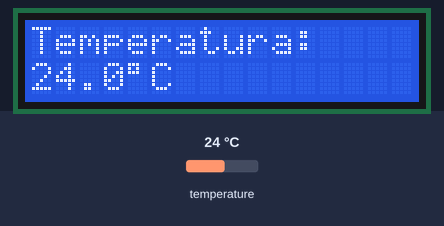
The sketch below on a simulated ESP32. On the bench: 16×2 character LCD. Inputs (shaded band) come from the test bench; at power-on: temperature 24 °C. WiFi joins after 1.5 s; servers stay silent unless stated; what the sketch prints to the serial monitor is not drawn.

Above: at 3.2 s.
3.3 s: temperature set to 12 °C
At 5.0 s:
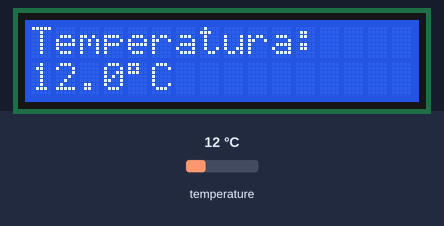
5.9 s: temperature set to 19 °C
At 7.1 s:
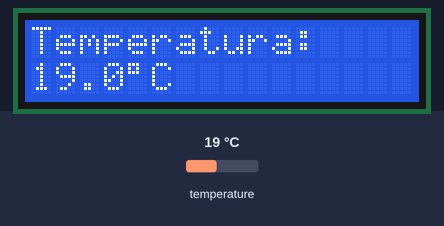
8.3 s: temperature set to 28 °C
At 11.2 s:
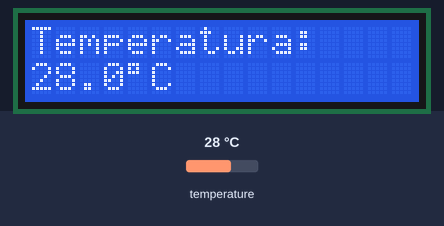
Timing chart, 0 to 12.7 s (numbered marks = the images above; inputs shaded):
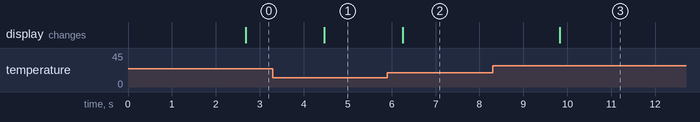

Measured:
- after the input at 3.3 s, the display: changes after 1.2 s (image 1)
- after the input at 5.9 s, the display: changes after 0.36 s (image 2)
- after the input at 8.3 s, the display: changes after 1.5 s (image 3)

The sketch:

SMT_WiFi_Cap8.ino
```cpp
/*
   Sistema de Monitoreo de Temperatura WiFi
   Capítulo 8
   ESP32 + Blynk
*/

//====================================================
// NUEVO — BLYNK
//====================================================

#define BLYNK_TEMPLATE_ID "TU_TEMPLATE_ID"
#define BLYNK_TEMPLATE_NAME "Monitor de Temperatura"
#define BLYNK_AUTH_TOKEN "TU_AUTH_TOKEN"

#include <BlynkSimpleEsp32.h>

//====================================================
// LIBRERÍAS
//====================================================

#include <Wire.h>
#include <LiquidCrystal_I2C.h>
#include <OneWire.h>
#include <DallasTemperature.h>
#include <WiFi.h>

// Librería para crear un servidor web.
#include <WebServer.h>

//====================================================
// CONFIGURACIÓN WIFI
//====================================================

const char* ssid = "TU_WIFI";
const char* password = "TU_PASSWORD";

//====================================================
// SERVIDOR WEB
//====================================================

// Creamos un servidor web utilizando el puerto 80.
WebServer servidor(80);

//====================================================
// LCD
//====================================================

LiquidCrystal_I2C lcd(0x27, 16, 2);

//====================================================
// SENSOR DS18B20
//====================================================

#define ONE_WIRE_BUS 4

OneWire oneWire(ONE_WIRE_BUS);
DallasTemperature sensores(&oneWire);

//====================================================
// VARIABLES
//====================================================

float temperatura = 0;

//====================================================
// NUEVO — VARIABLE PARA COMPARAR TEMPERATURAS
//====================================================

float ultimaTemperatura = 0;
bool primeraMedicion = true;

//====================================================
// PÁGINA WEB
//====================================================

// R"rawliteral" nos permite escribir el código HTML
// directamente dentro del programa.
const char pagina[] PROGMEM = R"rawliteral(

<!DOCTYPE html>

<html>

<head>

<meta charset="UTF-8">

<title>Monitor de Temperatura</title>

<style>

body{

font-family:Arial;
background:#f2f2f2;
text-align:center;
margin-top:60px;

}

h1{

color:#1565C0;

}

p{

font-size:24px;

}

.temperatura{

font-size:60px;
font-weight:bold;
color:#E53935;

}

</style>

</head>

<body>

<h1>Sistema de Monitoreo</h1>

<p>Temperatura actual</p>

<div class="temperatura"id="temperatura">

%TEMPERATURA%

</div>

<script>

// Esta función consulta la temperatura al ESP32.
function actualizarTemperatura() {

  fetch("/temperatura")

    .then(respuesta => respuesta.text())

    .then(dato => {

      document.getElementById("temperatura").innerHTML =
        dato + " &deg;C";

    });

}

// Ejecutamos la función cada 1000 milisegundos,
// es decir, una vez por segundo.
setInterval(actualizarTemperatura, 1000);

</script>

</body>

</html>

)rawliteral";

//====================================================
// PÁGINA PRINCIPAL
//====================================================

// Esta función será ejecutada cada vez que un
// navegador acceda a la dirección IP del ESP32.
void paginaPrincipal() {

  // Creamos una copia del HTML para poder modificar
  // el valor de la temperatura antes de enviarlo.
  String html = pagina;

  // Reemplazamos el marcador por la temperatura actual.
  html.replace("%TEMPERATURA%", String(temperatura, 1) + " &deg;C");

  // Enviamos la página al navegador.
  servidor.send(200, "text/html", html);

}

// Esta función envía solamente el valor actual
// de la temperatura al navegador.
void enviarTemperatura() {

  servidor.send(200, "text/plain", String(temperatura, 1));

}

//====================================================
// SETUP
//====================================================

void setup() {

  // Iniciamos el Monitor Serie.
  Serial.begin(115200);

  // Inicializamos el display.
  lcd.init();

  // Encendemos la retroiluminación.
  lcd.backlight();

  // Inicializamos el sensor.
  sensores.begin();

  // Escribimos el texto fijo.
  lcd.setCursor(0, 0);
  lcd.print("Temperatura:");

  //====================================================
  // CONEXIÓN WIFI
  //====================================================

  // Iniciamos la conexión a la red WiFi.
  WiFi.begin(ssid, password);

  Serial.print("Conectando");

  // Esperamos hasta que el ESP32 se conecte.
  while (WiFi.status() != WL_CONNECTED) {

    delay(500);
    Serial.print(".");

  }

  Serial.println();
  Serial.println();

  Serial.println("WiFi conectado");

  // Mostramos la dirección IP asignada.
  Serial.print("Direccion IP: ");
  Serial.println(WiFi.localIP());

  //====================================================
  // SERVIDOR WEB
  //====================================================

  // Cuando un navegador solicite la dirección "/"
  // se ejecutará la función paginaPrincipal().
  servidor.on("/", paginaPrincipal);

  // Cuando el navegador solicite "/temperatura",
  // el ESP32 responderá solamente con el valor actual.
  servidor.on("/temperatura", enviarTemperatura);

  // Iniciamos el servidor web.
  servidor.begin();

  Serial.println("Servidor Web iniciado");

  //====================================================
  // NUEVO — CONEXIÓN CON BLYNK
  //====================================================

  Blynk.begin(BLYNK_AUTH_TOKEN, ssid, password);

}

//====================================================
// LOOP
//====================================================

void loop() {

  //====================================================
  // NUEVO — MANTENER CONEXIÓN CON BLYNK
  //====================================================

  Blynk.run();

  // Solicitamos una nueva medición.
  sensores.requestTemperatures();

  // Leemos la temperatura del primer sensor.
  temperatura = sensores.getTempCByIndex(0);

  // Mostramos la temperatura en el display.
  lcd.setCursor(0, 1);

  // Borramos la línea para evitar que queden
  // caracteres de una lectura anterior.
  lcd.print("                ");

  // Volvemos al inicio de la línea.
  lcd.setCursor(0, 1);

  // Mostramos la temperatura.
  lcd.print(temperatura, 1);

  // Símbolo de grados.
  lcd.print((char)223);

  // Grados Celsius.
  lcd.print("C");

  // Enviamos el dato al Monitor Serie.
  Serial.print("Temperatura: ");
  Serial.print(temperatura);
  Serial.println(" C");

  //====================================================
  // NUEVO — ENVIAR TEMPERATURA A BLYNK
  //====================================================

  // Enviamos la primera medición.
  // Después solamente enviamos si la temperatura cambió.
  if (primeraMedicion || temperatura != ultimaTemperatura) {

    Blynk.virtualWrite(V0, temperatura);

    ultimaTemperatura = temperatura;
    primeraMedicion = false;

  }

  //====================================================
  // SERVIDOR WEB
  //====================================================

  // Atiende las solicitudes que llegan desde
  // cualquier navegador conectado a la red.
  servidor.handleClient();

  // Esperamos un segundo.
  delay(1000);

}
```
